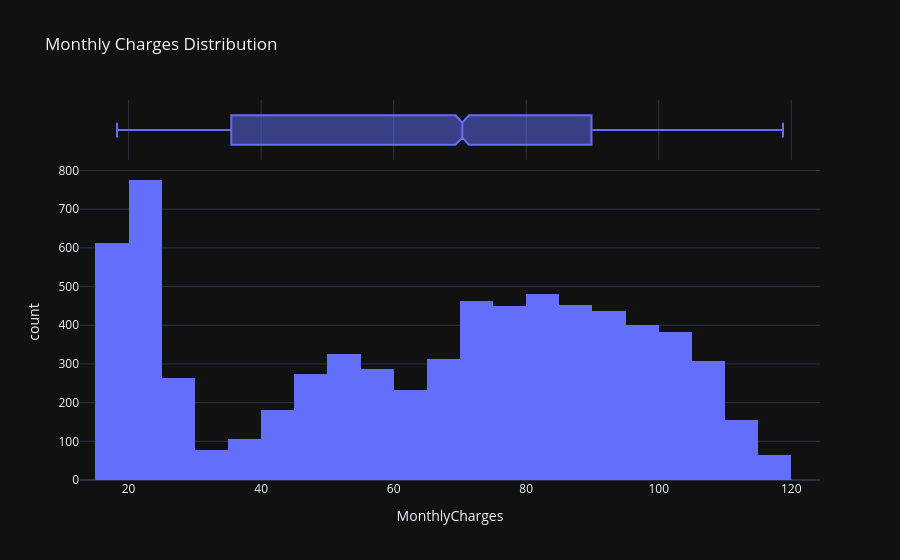

The notebook cell saved with this chart:
### Markdown cell above
# Monthly Charges Distribution

### Code cell
fig=px.histogram(df,
                 x='MonthlyCharges',
                 nbins=30,
                 marginal='box',
                 title='Monthly Charges Distribution')
fig.show()

### Figure 1 — Plotly figure (JSON) as saved in the notebook; plotly's stock layout.template omitted (floating-point values rounded to 4 significant figures; data arrays with more than 128 entries replaced by an {"elided": "..."} marker saying what was removed)
{"data": [{"bingroup": "x", "hovertemplate": "MonthlyCharges=%{x}<br>count=%{y}<extra></extra>", "legendgroup": "", "marker": {"color": "#636efa", "pattern": {"shape": ""}}, "name": "", "nbinsx": 30, "orientation": "v", "showlegend": false, "type": "histogram", "x": {"elided": "7043 float values"}, "xaxis": "x", "yaxis": "y"}, {"hovertemplate": "MonthlyCharges=%{x}<extra></extra>", "legendgroup": "", "marker": {"color": "#636efa"}, "name": "", "notched": true, "showlegend": false, "type": "box", "x": {"elided": "7043 float values"}, "xaxis": "x2", "yaxis": "y2"}], "layout": {"barmode": "relative", "legend": {"tracegroupgap": 0}, "title": {"text": "Monthly Charges Distribution"}, "xaxis": {"anchor": "y", "domain": [0, 1], "title": {"text": "MonthlyCharges"}}, "xaxis2": {"anchor": "y2", "domain": [0, 1], "matches": "x", "showgrid": true, "showticklabels": false}, "yaxis": {"anchor": "x", "domain": [0, 0.8316], "title": {"text": "count"}}, "yaxis2": {"anchor": "x2", "domain": [0.8416, 1], "matches": "y2", "showgrid": false, "showline": false, "showticklabels": false, "ticks": ""}}}
